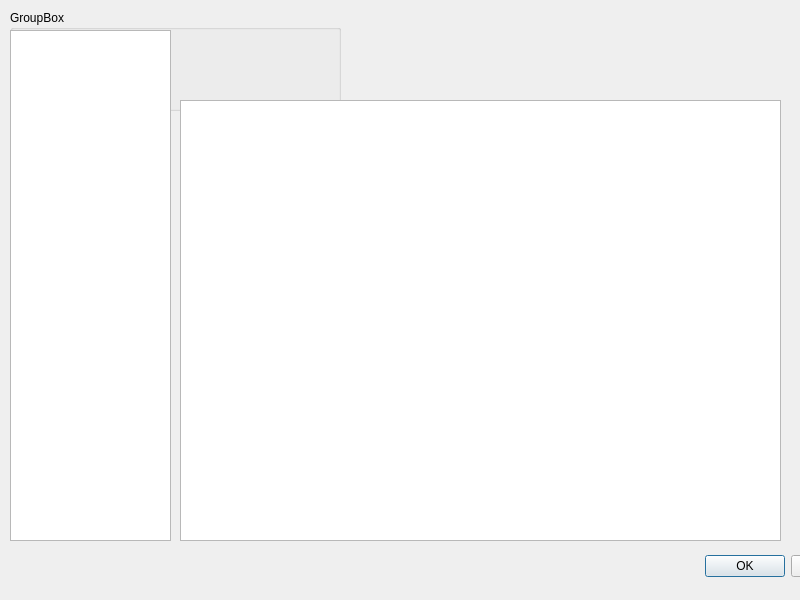
<?xml version="1.0" encoding="UTF-8"?>
<ui version="4.0">
 <class>Dialog</class>
 <widget class="QDialog" name="Dialog">
  <property name="geometry">
   <rect>
    <x>0</x>
    <y>0</y>
    <width>800</width>
    <height>600</height>
   </rect>
  </property>
  <property name="windowTitle">
   <string>Dialog</string>
  </property>
  <widget class="QDialogButtonBox" name="buttonBox">
   <property name="geometry">
    <rect>
     <x>530</x>
     <y>550</y>
     <width>341</width>
     <height>32</height>
    </rect>
   </property>
   <property name="orientation">
    <enum>Qt::Horizontal</enum>
   </property>
   <property name="standardButtons">
    <set>QDialogButtonBox::Cancel|QDialogButtonBox::Ok</set>
   </property>
  </widget>
  <widget class="QGroupBox" name="groupBox">
   <property name="geometry">
    <rect>
     <x>10</x>
     <y>10</y>
     <width>331</width>
     <height>101</height>
    </rect>
   </property>
   <property name="title">
    <string>GroupBox</string>
   </property>
  </widget>
  <widget class="QTreeView" name="treeView">
   <property name="geometry">
    <rect>
     <x>10</x>
     <y>30</y>
     <width>161</width>
     <height>511</height>
    </rect>
   </property>
  </widget>
  <widget class="QTextEdit" name="textEdit">
   <property name="geometry">
    <rect>
     <x>180</x>
     <y>100</y>
     <width>601</width>
     <height>441</height>
    </rect>
   </property>
  </widget>
 </widget>
 <resources/>
 <connections>
  <connection>
   <sender>buttonBox</sender>
   <signal>accepted()</signal>
   <receiver>Dialog</receiver>
   <slot>accept()</slot>
   <hints>
    <hint type="sourcelabel">
     <x>248</x>
     <y>254</y>
    </hint>
    <hint type="destinationlabel">
     <x>157</x>
     <y>274</y>
    </hint>
   </hints>
  </connection>
  <connection>
   <sender>buttonBox</sender>
   <signal>rejected()</signal>
   <receiver>Dialog</receiver>
   <slot>reject()</slot>
   <hints>
    <hint type="sourcelabel">
     <x>316</x>
     <y>260</y>
    </hint>
    <hint type="destinationlabel">
     <x>286</x>
     <y>274</y>
    </hint>
   </hints>
  </connection>
 </connections>
</ui>
